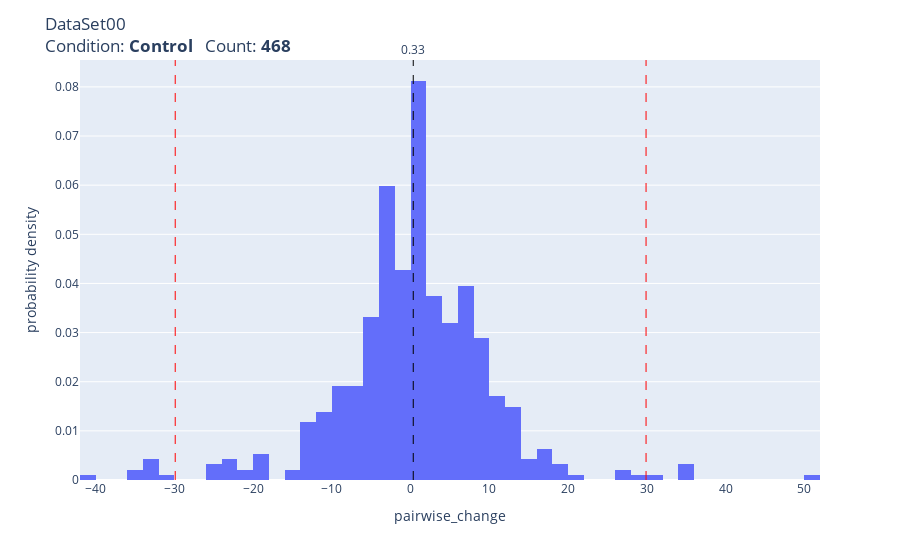
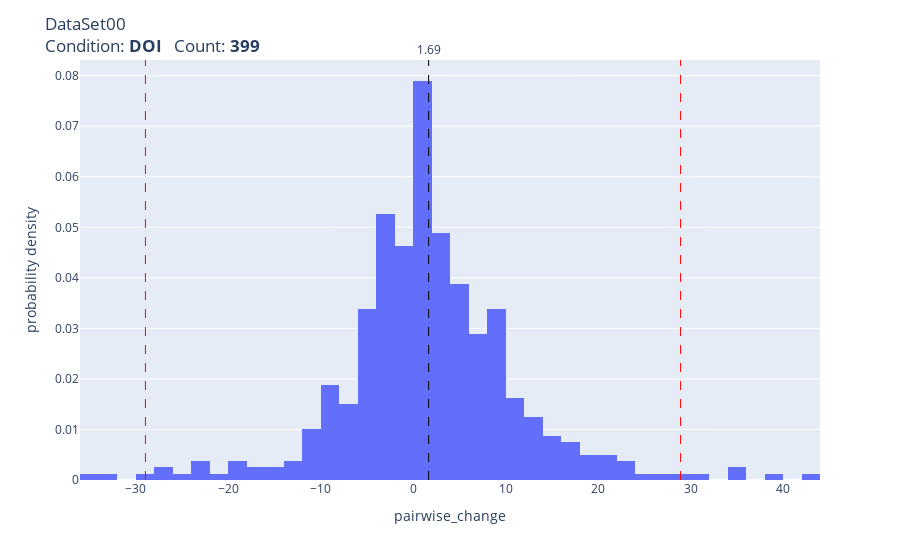

The cell these charts' notebook holds for them, in order:
### Code cell
dataset = 'DataSet00'
pairwise_change_histogram(dataset=dataset, condition='Control')
pairwise_change_histogram(dataset=dataset, condition='DOI')

### Figure 1 — Plotly figure (JSON) as saved in the notebook; plotly's stock layout.template omitted (floating-point values rounded to 4 significant figures; data arrays with more than 128 entries replaced by an {"elided": "..."} marker saying what was removed)
{"data": [{"alignmentgroup": "True", "bingroup": "x", "histnorm": "probability density", "hovertemplate": "pairwise_change=%{x}<br>probability density=%{y}<extra></extra>", "legendgroup": "", "marker": {"color": "#636efa", "pattern": {"shape": ""}}, "name": "", "offsetgroup": "", "orientation": "v", "showlegend": false, "type": "histogram", "x": {"elided": "468 float values"}, "xaxis": "x", "yaxis": "y"}], "layout": {"annotations": [{"showarrow": false, "text": "0.33", "x": 0.3318, "xanchor": "center", "xref": "x", "y": 1, "yanchor": "bottom", "yref": "y domain"}, {"showarrow": false, "text": "", "x": 29.9, "xanchor": "center", "xref": "x", "y": 1, "yanchor": "bottom", "yref": "y domain"}, {"showarrow": false, "text": "", "x": -29.9, "xanchor": "center", "xref": "x", "y": 1, "yanchor": "bottom", "yref": "y domain"}], "barmode": "relative", "legend": {"tracegroupgap": 0}, "margin": {"t": 60}, "shapes": [{"line": {"color": "black", "dash": "dash", "width": 1}, "type": "line", "x0": 0.3318, "x1": 0.3318, "xref": "x", "y0": 0, "y1": 1, "yref": "y domain"}, {"line": {"color": "red", "dash": "dash", "width": 1}, "type": "line", "x0": 29.9, "x1": 29.9, "xref": "x", "y0": 0, "y1": 1, "yref": "y domain"}, {"line": {"color": "red", "dash": "dash", "width": 1}, "type": "line", "x0": -29.9, "x1": -29.9, "xref": "x", "y0": 0, "y1": 1, "yref": "y domain"}], "title": {"text": "DataSet00<br>Condition: <b>Control</b>   Count: <b>468</b>"}, "xaxis": {"anchor": "y", "domain": [0, 1], "title": {"text": "pairwise_change"}}, "yaxis": {"anchor": "x", "domain": [0, 1], "title": {"text": "probability density"}}}}

### Figure 2 — Plotly figure (JSON) as saved in the notebook; plotly's stock layout.template omitted (floating-point values rounded to 4 significant figures; data arrays with more than 128 entries replaced by an {"elided": "..."} marker saying what was removed)
{"data": [{"alignmentgroup": "True", "bingroup": "x", "histnorm": "probability density", "hovertemplate": "pairwise_change=%{x}<br>probability density=%{y}<extra></extra>", "legendgroup": "", "marker": {"color": "#636efa", "pattern": {"shape": ""}}, "name": "", "offsetgroup": "", "orientation": "v", "showlegend": false, "type": "histogram", "x": {"elided": "399 float values"}, "xaxis": "x", "yaxis": "y"}], "layout": {"annotations": [{"showarrow": false, "text": "1.69", "x": 1.691, "xanchor": "center", "xref": "x", "y": 1, "yanchor": "bottom", "yref": "y domain"}, {"showarrow": false, "text": "", "x": 28.93, "xanchor": "center", "xref": "x", "y": 1, "yanchor": "bottom", "yref": "y domain"}, {"showarrow": false, "text": "", "x": -28.93, "xanchor": "center", "xref": "x", "y": 1, "yanchor": "bottom", "yref": "y domain"}], "barmode": "relative", "legend": {"tracegroupgap": 0}, "margin": {"t": 60}, "shapes": [{"line": {"color": "black", "dash": "dash", "width": 1}, "type": "line", "x0": 1.691, "x1": 1.691, "xref": "x", "y0": 0, "y1": 1, "yref": "y domain"}, {"line": {"color": "red", "dash": "dash", "width": 1}, "type": "line", "x0": 28.93, "x1": 28.93, "xref": "x", "y0": 0, "y1": 1, "yref": "y domain"}, {"line": {"color": "red", "dash": "dash", "width": 1}, "type": "line", "x0": -28.93, "x1": -28.93, "xref": "x", "y0": 0, "y1": 1, "yref": "y domain"}], "title": {"text": "DataSet00<br>Condition: <b>DOI</b>   Count: <b>399</b>"}, "xaxis": {"anchor": "y", "domain": [0, 1], "title": {"text": "pairwise_change"}}, "yaxis": {"anchor": "x", "domain": [0, 1], "title": {"text": "probability density"}}}}
